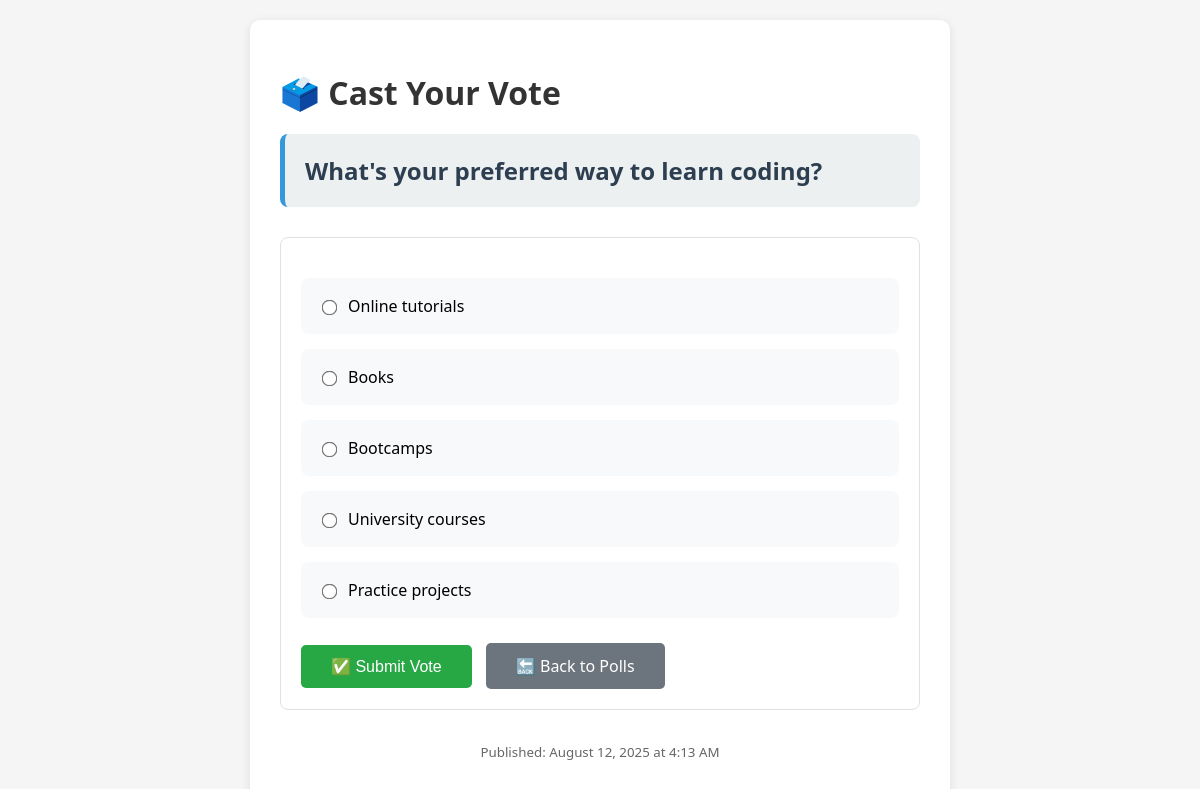
The app's page /polls/2/ with its own data.
### polls/models.py (models this page shows, shortened)
class Question(models.Model):
    question_text = models.CharField(max_length=200)
    pub_date = models.DateTimeField("date published")

class Choice(models.Model):
    question = models.ForeignKey(Question, on_delete=models.CASCADE, related_name="choices")
    choice_text = models.CharField(max_length=200)
    votes = models.IntegerField(default=0)

### polls/views.py (the view)
# urls.py: path("<int:question_id>/", views.detail, name="detail"),
def detail(request, question_id):
    question = get_object_or_404(Question, pk=question_id)
    return render(request, "polls/detail.html", {"question": question})

### polls/templates/polls/detail.html (shortened to what this page needs)
<!DOCTYPE html>
<html lang="en">
  <head>
  </head>
  <body>
    <div class="container">
      <h1>🗳️ Cast Your Vote</h1>
      <div class="question-text">{{ question.question_text }}</div>
      <form
        action="{% url 'polls:vote' question.id %}"
        method="post"
        class="vote-form"
      >
        <div class="choices">
          {% for choice in question.choices.all %}
          <div class="choice-item">
            <label>
              <input
                type="radio"
                name="choice"
                id="choice{{ forloop.counter }}"
                value="{{ choice.id }}"
              />
              {{ choice.choice_text }}
            </label>
          </div>
          {% endfor %}
        </div>
        <div style="margin-top: 25px">
          <button type="submit" class="btn">✅ Submit Vote</button>
          <a href="{% url 'polls:index' %}" class="btn btn-secondary"
            >🔙 Back to Polls</a
          >
        </div>
      </form>
      <div class="navigation">
        <p style="color: #666; margin-top: 20px">
          <small
            >Published: {{ question.pub_date|date:"F d, Y \a\t g:i A" }}</small
          >
        </p>
      </div>
    </div>
  </body>
</html>

### polls/templates/polls/detail.html (style rules this page uses)
body { font-family: "Segoe UI", Tahoma, Geneva, Verdana, sans-serif; max-width: 700px; margin: 0 auto; padding: 20px; background-color: #f5f5f5; }
.container { background: white; padding: 30px; border-radius: 10px; box-shadow: 0 2px 10px rgba(0, 0, 0, 0.1); }
h1 { color: #333; margin-bottom: 20px; }
.question-text { font-size: 24px; font-weight: 600; color: #2c3e50; margin-bottom: 30px; padding: 20px; background: #ecf0f1; border-radius: 8px; border-left: 5px solid #3498db; }
.choices { margin: 20px 0; }
.choice-item { margin: 15px 0; padding: 15px; background: #f8f9fa; border-radius: 8px; border: 2px solid transparent; transition: all 0.3s; }
.choice-item input[type="radio"] { margin-right: 12px; transform: scale(1.2); }
.choice-item label { font-size: 16px; cursor: pointer; display: flex; align-items: center; }
.btn { background-color: #28a745; color: white; padding: 12px 30px; border: none; border-radius: 5px; font-size: 16px; cursor: pointer; margin-right: 10px; transition: background-color 0.3s; }
.btn-secondary { background-color: #6c757d; text-decoration: none; display: inline-block; text-align: center; }
.navigation { margin-top: 30px; text-align: center; }
.vote-form { background: #fff; padding: 20px; border-radius: 8px; border: 1px solid #dee2e6; }

### records on screen
Question: question_text "What's your preferred way to learn coding?", pub_date "August 12, 2025 at 4:13 AM"
Choice: choice_text "Online tutorials"
Choice: choice_text "Books"
Choice: choice_text "Bootcamps"
Choice: choice_text "University courses"
Choice: choice_text "Practice projects"
